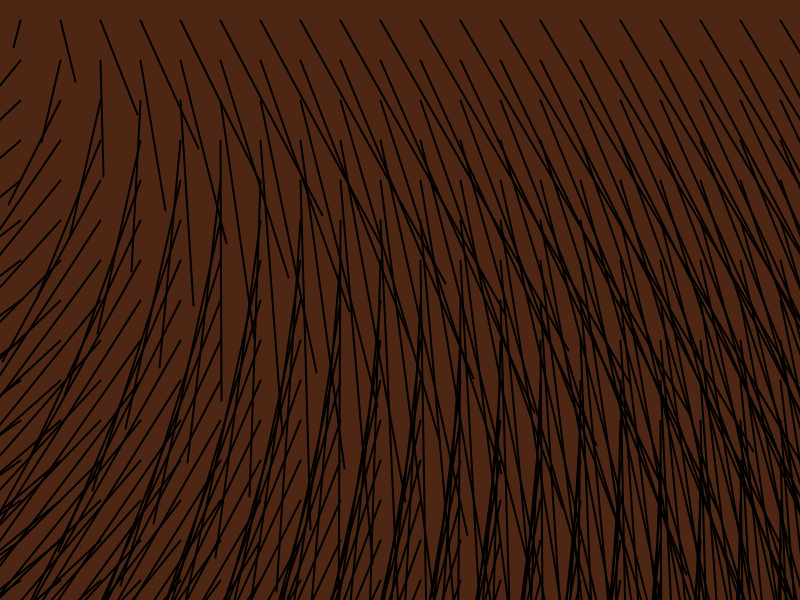
Frame 1 (no input)
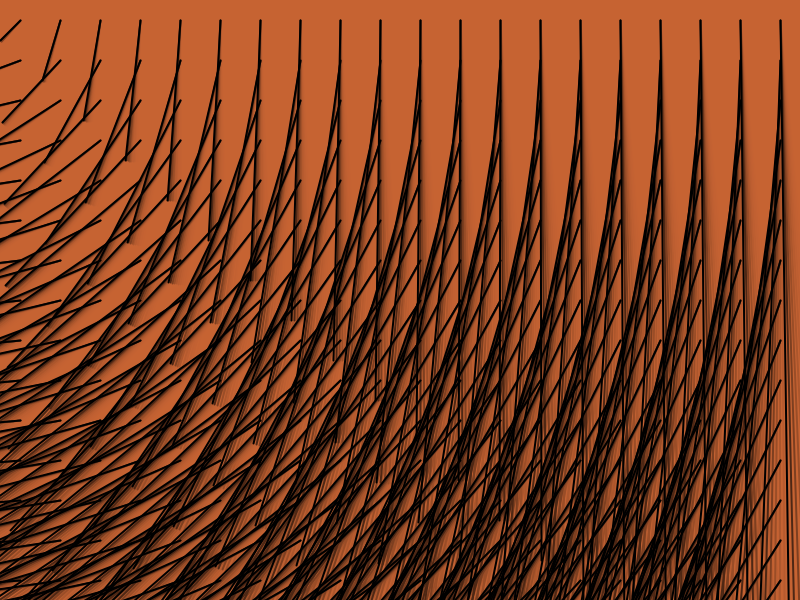
Frame 60 (the mouse pressed at the canvas centre just before this capture)
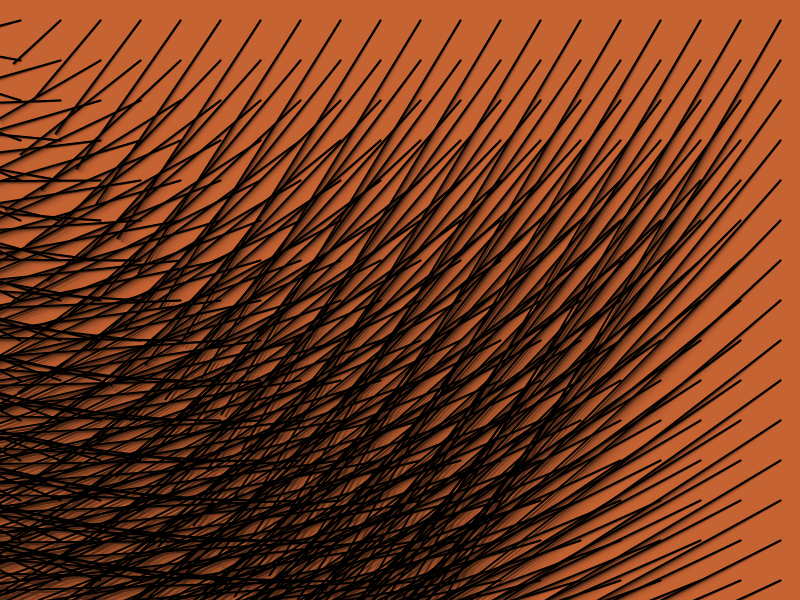
Frame 120 (the mouse held since frame 60 and released just before this capture)

The Processing sketch that drew these frames (run headless with seeded random() and noise(); from frame 60 on, the mouse is pressed at the canvas centre):

// Processing sketch: processing_158248
// ── processing_158248.pde

// SOS iDesign
// KU DYNAMIC MEDIA
// David Mrugala

float cX=10;
float direction=1;
float angle=1;

void setup()
{ 
  size(800,600);
  background(0);
}

void draw()
{
  noStroke();
  fill(200,100,50,100);
  rectMode(LEFT);
  rect(0,0,width,height);
  
  stroke(0);
 
  // basic gird of coordinates
  for(int i=20; i<width; i+=40){
    for(int j=20; j<height; j+=40){
      strokeWeight(2);
      pushMatrix();
      translate(i,j); // changes the coordinate origin to the center of the sketch window
      rotate(angle);      
      line(0,0,i,j);
      popMatrix();

    }
  }  
  // rotation angle
  angle += 0.009; 
}

void mouseOver(){
  noLoop();
}
void mouseOut(){
  loop();
}
